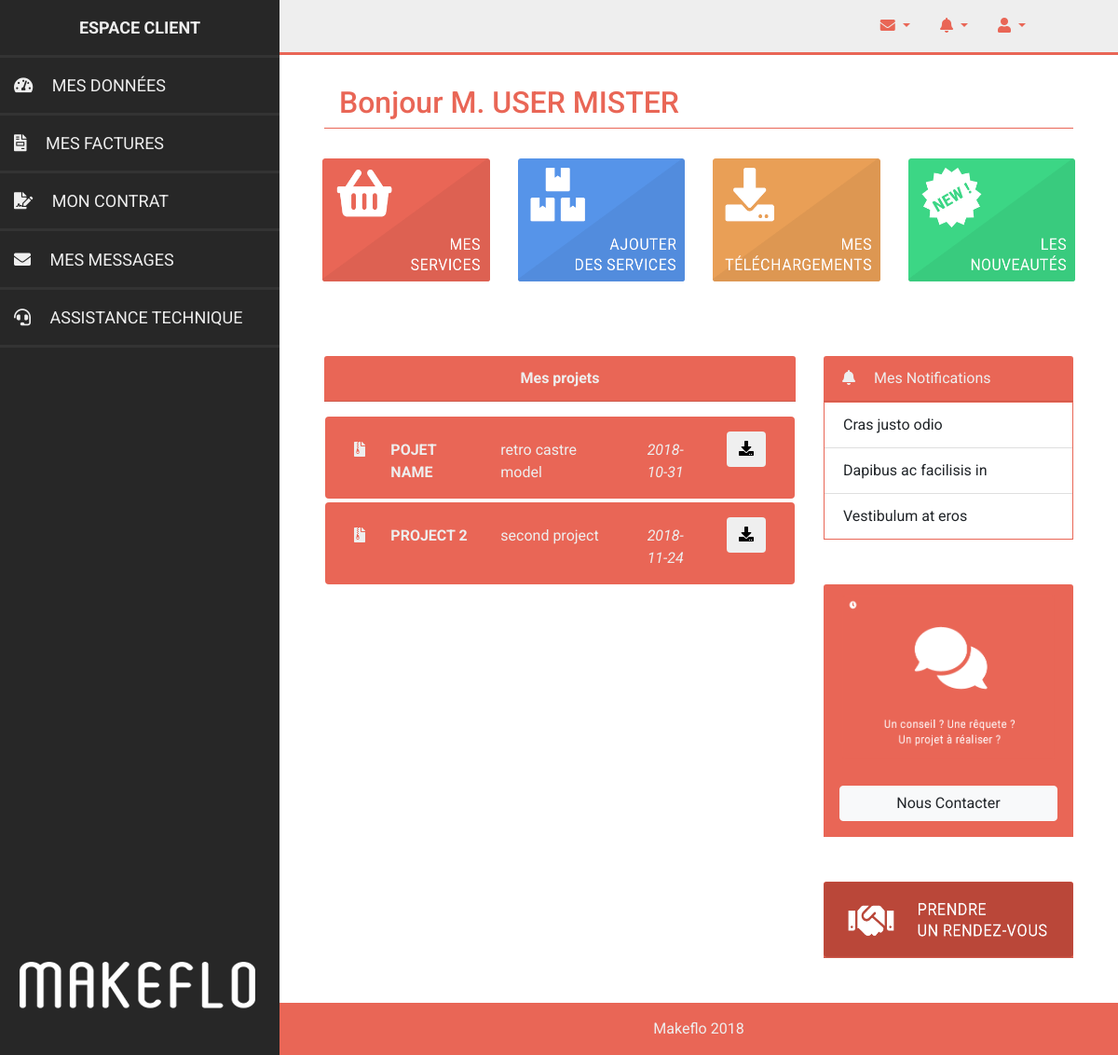
/index.php?page=MyProject (signed in), run on the app's committed database.
### tables this page shows
CREATE TABLE `User` (
  `id_user` int(11) NOT NULL,
  `nom` varchar(40) NOT NULL,
  `prenom` varchar(40) NOT NULL,
  `tel` varchar(40) NOT NULL,
  `mail` varchar(40) NOT NULL,
  `password` varchar(40) NOT NULL,
  `folder` varchar(40) DEFAULT NULL,
  `type` varchar(40) NOT NULL
);

CREATE TABLE `Project` (
  `id_project` int(11) NOT NULL,
  `nom` varchar(50) NOT NULL,
  `description` varchar(255) NOT NULL,
  `deadline` date NOT NULL,
  `folder` varchar(40) NOT NULL,
  `id_user` int(11) NOT NULL
);

### Core/app/Autoload.php (called while the page is built, shortened)
<?php
class Autoload {
    public function loader() {
        spl_autoload_register(function ($class) {
            $class= str_replace("\\", "/" , $class);
            $filename = "./Core/app/".$class.".php";
        });
    }
}

### Core/app/services/Seed.php (called while the page is built, shortened)
<?php
class Seed {
    private $_table;
    private $_pdo;
    public function __construct (string $table) {
        $dsn = new db\Database();
        $this->_pdo = $dsn->connect();
        $this->_table = $table;
    }
    public function search_in_table (string $id, array $data = null) {
        $value = '';
        if ($data){
            foreach($data as $key => $val){
                if (count($data)> 1){
                    $value .= "$key = '$val' AND ";
                }else {
                    $value .= "$key = '$val'";
                }
            }
            $words = explode( " ", $value );
            $cnt = count($words);
            $value =  implode( " ", $words );
        }
            if($data == null){
                $sql = "SELECT ".$id." FROM ".$this->_table;
            }else {
                $sql = "SELECT ".$id." FROM ".$this->_table." WHERE ".$value;
            }
            $res =  $this->_pdo->query($sql);
            $result = $res->fetchAll();
            if($result){
                return $result;
            }
    }
}

### Core/app/db/Database.php (called while the page is built, shortened)
<?php
class Database {
private $_host = "localhost";
private $_user = "root";
private $_password = "root";
private $_bdd = "makeflo";
    public function connect (){
        try {
            $this->_pdo = new \PDO("mysql:dbname=".$this->_bdd.";host=".$this->_host, $this->_user, $this->_password, array(PDO::MYSQL_ATTR_INIT_COMMAND => "SET NAMES utf8"));
            return $this->_pdo;
        }
        catch (Exception $e) {die("impossible de se connecter a la base de données ");
        }
    }
}

### Core/models/Nav.model.php (called while the page is built, shortened)
<?php
$login = new services\Seed('User');
$array = array("id_user" => $_SESSION['login']['id']);
$res_admin = $login->search_in_table('*', $array);

### Core/app/controlers/Controler.php (called while the page is built, shortened)
<?php
class Controler {
    public function __construct($req) {
        require_once "./Core/models/".$req.".model.php";
        require_once "./Core/views/".$req.".view.php";
    }
}

### Core/app/console/RootUser.php (called while the page is built, shortened)
<?php
$request = $_GET["page"];
switch ($request){
    case "MyProject";
    $desktop = new controlers\Controler('MyProject');
    break;
}

### Core/models/MyProject.model.php (called while the page is built, shortened)
<?php
$project = new services\Seed('Project');
$res_project = $project->search_in_table ("*", array("id_user"=>$_SESSION['login']['id']));
    $res_project = $project->search_in_table ("*", array("id_user"=>$_SESSION['login']['id']));

### Core/views/MyProject.view.php (the view)
<div class="row row-body p-lg-5 p-3">
    <div class="col-12 col-lg-8 col-body pl-lg-0">
    <div class="card col-12 pl-lg-0 pb-5" >
        <div class="card-header text-center">
            <b>Mes projets</b>
        </div>
        <div class="card-body p-3">
        <?php
            if($res_project):
                foreach($res_project as $key =>$val):
        ?>
                    <div class="row d-flex row-project mb-1 p-3 pr-0 rounded">
                        <div class="col-1 pt-2"><i class="fas fa-file-archive"></i> </div>
                        <div class="col-9 col-lg-8 col-xl-3 pt-2"><b><?= strtoupper($val['nom']) ?></b></div>
                        <div class="d-none d-xl-block col-xl-4 pt-2"><?= $val['description'] ?></div>
                        <div class="d-none d-xl-block col-xl-2 pt-2"><i><?= $val['deadline'] ?></i></div>
                        <div class="col-2 d-flex justify-content-end"><a href="?page=MyProject&folder=<?= $val['folder'] ?>"><button class="btn"><i class="fas fa-download"></i></button></a></div>
                    </div>
        <?php
                endforeach;
            endif;
        ?>
        </div>
    </div>
</div>

### Core/default/HeadNav.view.php
<div class="row row-head-nav ">
    <div class="col-12 d-flex flex-wrap pl-5 pr-5 pt-3 pb-3">
            <div class="title  pt-3 pl-3 pr-3 pb-0 col-12">
                <h2>Bonjour M. <?= strtoupper ($res_admin[0]['nom'])." ".strtoupper ($res_admin[0]['prenom']) ?></h2>
            </div>
    </div>
</div>
<div class="row row-head-nav p-3 pt-3">
    <div class="col-12 d-flex flex-wrap">
        <a href="" class="card col-12 col-sm-6 col-lg-3 mb-3">
            <div class="test">
                <img class="card-img-top" src="./ressources/img/bloc_rouge.png" alt="Card image cap">
            </div>
        </a>
        <a href="" class="card col-12 col-sm-6 col-lg-3 mb-3">
            <div class="test">
                <img class="card-img-top" src="./ressources/img/bloc_bleu.png" alt="Card image cap">
            </div>
        <a href="?page=MyProject" class="card col-12 col-sm-6 col-lg-3 mb-3">
            <div class="test">
                <img class="card-img-top" src="./ressources/img/bloc_orange.png" alt="Card image cap">
            </div>
        </a>
        <a href="" class="card col-12 col-sm-6 col-lg-3 mb-3">
            <div class="test">
                <img class="card-img-top" src="./ressources/img/bloc_vert.png" alt="Card image cap">
            </div>
        </a>
    </div>
</div>

### data on the page
user: nom "USER", prenom "MISTER"
project: nom "POJET NAME", description "retro castre model", deadline "2018-10-31"
project: nom "PROJECT 2", description "second project", deadline "2018-11-24"
